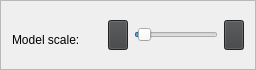
        <widget class="QFrame" name="frameModelScale">
         <property name="minimumSize">
          <size>
           <width>0</width>
           <height>45</height>
          </size>
         </property>
         <property name="maximumSize">
          <size>
           <width>16777215</width>
           <height>70</height>
          </size>
         </property>
         <property name="frameShape">
          <enum>QFrame::StyledPanel</enum>
         </property>
         <property name="frameShadow">
          <enum>QFrame::Raised</enum>
         </property>
         <layout class="QGridLayout" name="gridLayout_6">
          <item row="0" column="0">
           <widget class="QLabel" name="labelTextModelScale">
            <property name="minimumSize">
             <size>
              <width>90</width>
              <height>30</height>
             </size>
            </property>
            <property name="maximumSize">
             <size>
              <width>60</width>
              <height>20</height>
             </size>
            </property>
            <property name="styleSheet">
             <string notr="true"/>
            </property>
            <property name="text">
             <string>Model scale:</string>
            </property>
           </widget>
          </item>
          <item row="0" column="1">
           <widget class="QPushButton" name="buttonScaleMinus">
            <property name="sizePolicy">
             <sizepolicy hsizetype="Preferred" vsizetype="Preferred">
              <horstretch>0</horstretch>
              <verstretch>0</verstretch>
             </sizepolicy>
            </property>
            <property name="minimumSize">
             <size>
              <width>20</width>
              <height>30</height>
             </size>
            </property>
            <property name="maximumSize">
             <size>
              <width>20</width>
              <height>30</height>
             </size>
            </property>
            <property name="palette">
             <palette>
              <active>
               <colorrole role="WindowText">
                <brush brushstyle="SolidPattern">
                 <color alpha="255">
                  <red>0</red>
                  <green>0</green>
                  <blue>0</blue>
                 </color>
                </brush>
               </colorrole>
               <colorrole role="Button">
                <brush brushstyle="SolidPattern">
                 <color alpha="255">
                  <red>209</red>
                  <green>240</green>
                  <blue>222</blue>
                 </color>
                </brush>
               </colorrole>
               <colorrole role="Light">
                <brush brushstyle="SolidPattern">
                 <color alpha="255">
                  <red>255</red>
                  <green>255</green>
                  <blue>255</blue>
                 </color>
                </brush>
               </colorrole>
               <colorrole role="Midlight">
                <brush brushstyle="SolidPattern">
                 <color alpha="255">
                  <red>232</red>
                  <green>247</green>
                  <blue>238</blue>
                 </color>
                </brush>
               </colorrole>
               <colorrole role="Dark">
                <brush brushstyle="SolidPattern">
                 <color alpha="255">
                  <red>104</red>
                  <green>120</green>
                  <blue>111</blue>
                 </color>
                </brush>
               </colorrole>
               <colorrole role="Mid">
                <brush brushstyle="SolidPattern">
                 <color alpha="255">
                  <red>139</red>
                  <green>160</green>
                  <blue>148</blue>
                 </color>
                </brush>
               </colorrole>
               <colorrole role="Text">
                <brush brushstyle="SolidPattern">
                 <color alpha="255">
                  <red>0</red>
                  <green>0</green>
                  <blue>0</blue>
                 </color>
                </brush>
               </colorrole>
               <colorrole role="BrightText">
                <brush brushstyle="SolidPattern">
                 <color alpha="255">
                  <red>255</red>
                  <green>255</green>
                  <blue>255</blue>
                 </color>
                </brush>
               </colorrole>
               <colorrole role="ButtonText">
                <brush brushstyle="SolidPattern">
                 <color alpha="255">
                  <red>0</red>
                  <green>0</green>
                  <blue>0</blue>
                 </color>
                </brush>
               </colorrole>
               <colorrole role="Base">
                <brush brushstyle="SolidPattern">
                 <color alpha="255">
                  <red>255</red>
                  <green>255</green>
                  <blue>255</blue>
                 </color>
                </brush>
               </colorrole>
               <colorrole role="Window">
                <brush brushstyle="SolidPattern">
                 <color alpha="255">
                  <red>209</red>
                  <green>240</green>
                  <blue>222</blue>
                 </color>
                </brush>
               </colorrole>
               <colorrole role="AlternateBase">
                <brush brushstyle="SolidPattern">
                 <color alpha="255">
                  <red>232</red>
                  <green>247</green>
                  <blue>238</blue>
                 </color>
                </brush>
               </colorrole>
               <colorrole role="ToolTipBase">
                <brush brushstyle="SolidPattern">
                 <color alpha="255">
                  <red>255</red>
                  <green>255</green>
                  <blue>220</blue>
                 </color>
                </brush>
               </colorrole>
               <colorrole role="ToolTipText">
                <brush brushstyle="SolidPattern">
                 <color alpha="255">
                  <red>0</red>
                  <green>0</green>
                  <blue>0</blue>
                 </color>
                </brush>
               </colorrole>
              </active>
              <inactive>
               <colorrole role="WindowText">
                <brush brushstyle="SolidPattern">
                 <color alpha="255">
                  <red>208</red>
                  <green>208</green>
                  <blue>208</blue>
                 </color>
                </brush>
               </colorrole>
               <colorrole role="Button">
                <brush brushstyle="SolidPattern">
                 <color alpha="255">
                  <red>64</red>
                  <green>65</green>
                  <blue>66</blue>
                 </color>
                </brush>
               </colorrole>
               <colorrole role="Light">
                <brush brushstyle="SolidPattern">
                 <color alpha="255">
                  <red>55</red>
                  <green>55</green>
                  <blue>55</blue>
                 </color>
                </brush>
               </colorrole>
               <colorrole role="Midlight">
                <brush brushstyle="SolidPattern">
                 <color alpha="255">
                  <red>52</red>
                  <green>52</green>
                  <blue>52</blue>
                 </color>
                </brush>
               </colorrole>
               <colorrole role="Dark">
                <brush brushstyle="SolidPattern">
                 <color alpha="255">
                  <red>64</red>
                  <green>65</green>
                  <blue>66</blue>
                 </color>
                </brush>
               </colorrole>
               <colorrole role="Mid">
                <brush brushstyle="SolidPattern">
                 <color alpha="255">
                  <red>160</red>
                  <green>160</green>
                  <blue>160</blue>
                 </color>
                </brush>
               </colorrole>
               <colorrole role="Text">
                <brush brushstyle="SolidPattern">
                 <color alpha="255">
                  <red>208</red>
                  <green>208</green>
                  <blue>208</blue>
                 </color>
                </brush>
               </colorrole>
               <colorrole role="BrightText">
                <brush brushstyle="SolidPattern">
                 <color alpha="255">
                  <red>255</red>
                  <green>51</green>
                  <blue>51</blue>
                 </color>
                </brush>
               </colorrole>
               <colorrole role="ButtonText">
                <brush brushstyle="SolidPattern">
                 <color alpha="255">
                  <red>208</red>
                  <green>208</green>
                  <blue>208</blue>
                 </color>
                </brush>
               </colorrole>
               <colorrole role="Base">
                <brush brushstyle="SolidPattern">
                 <color alpha="255">
                  <red>46</red>
                  <green>47</green>
                  <blue>48</blue>
                 </color>
                </brush>
               </colorrole>
               <colorrole role="Window">
                <brush brushstyle="SolidPattern">
                 <color alpha="255">
                  <red>46</red>
                  <green>47</green>
                  <blue>48</blue>
                 </color>
                </brush>
               </colorrole>
               <colorrole role="AlternateBase">
                <brush brushstyle="SolidPattern">
                 <color alpha="255">
                  <red>53</red>
                  <green>54</green>
                  <blue>55</blue>
                 </color>
                </brush>
               </colorrole>
               <colorrole role="ToolTipBase">
                <brush brushstyle="SolidPattern">
                 <color alpha="255">
                  <red>64</red>
                  <green>65</green>
                  <blue>66</blue>
                 </color>
                </brush>
               </colorrole>
               <colorrole role="ToolTipText">
                <brush brushstyle="SolidPattern">
                 <color alpha="255">
                  <red>208</red>
                  <green>208</green>
                  <blue>208</blue>
                 </color>
                </brush>
               </colorrole>
              </inactive>
              <disabled>
               <colorrole role="WindowText">
                <brush brushstyle="SolidPattern">
                 <color alpha="255">
                  <red>104</red>
                  <green>120</green>
                  <blue>111</blue>
                 </color>
                </brush>
               </colorrole>
               <colorrole role="Button">
                <brush brushstyle="SolidPattern">
                 <color alpha="255">
                  <red>209</red>
                  <green>240</green>
                  <blue>222</blue>
                 </color>
                </brush>
               </colorrole>
               <colorrole role="Light">
                <brush brushstyle="SolidPattern">
                 <color alpha="255">
                  <red>255</red>
                  <green>255</green>
                  <blue>255</blue>
                 </color>
                </brush>
               </colorrole>
               <colorrole role="Midlight">
                <brush brushstyle="SolidPattern">
                 <color alpha="255">
                  <red>232</red>
                  <green>247</green>
                  <blue>238</blue>
                 </color>
                </brush>
               </colorrole>
               <colorrole role="Dark">
                <brush brushstyle="SolidPattern">
                 <color alpha="255">
                  <red>104</red>
                  <green>120</green>
                  <blue>111</blue>
                 </color>
                </brush>
               </colorrole>
               <colorrole role="Mid">
                <brush brushstyle="SolidPattern">
                 <color alpha="255">
                  <red>139</red>
                  <green>160</green>
                  <blue>148</blue>
                 </color>
                </brush>
               </colorrole>
               <colorrole role="Text">
                <brush brushstyle="SolidPattern">
                 <color alpha="255">
                  <red>104</red>
                  <green>120</green>
                  <blue>111</blue>
                 </color>
                </brush>
               </colorrole>
               <colorrole role="BrightText">
                <brush brushstyle="SolidPattern">
                 <color alpha="255">
                  <red>255</red>
                  <green>255</green>
                  <blue>255</blue>
                 </color>
                </brush>
               </colorrole>
               <colorrole role="ButtonText">
                <brush brushstyle="SolidPattern">
                 <color alpha="255">
                  <red>104</red>
                  <green>120</green>
                  <blue>111</blue>
                 </color>
                </brush>
               </colorrole>
               <colorrole role="Base">
                <brush brushstyle="SolidPattern">
                 <color alpha="255">
                  <red>209</red>
                  <green>240</green>
                  <blue>222</blue>
                 </color>
                </brush>
               </colorrole>
               <colorrole role="Window">
                <brush brushstyle="SolidPattern">
                 <color alpha="255">
                  <red>209</red>
                  <green>240</green>
                  <blue>222</blue>
                 </color>
                </brush>
               </colorrole>
               <colorrole role="AlternateBase">
                <brush brushstyle="SolidPattern">
                 <color alpha="255">
                  <red>53</red>
                  <green>54</green>
                  <blue>55</blue>
                 </color>
                </brush>
               </colorrole>
               <colorrole role="ToolTipBase">
                <brush brushstyle="SolidPattern">
                 <color alpha="255">
                  <red>64</red>
                  <green>65</green>
                  <blue>66</blue>
                 </color>
                </brush>
               </colorrole>
               <colorrole role="ToolTipText">
                <brush brushstyle="SolidPattern">
                 <color alpha="255">
                  <red>208</red>
                  <green>208</green>
                  <blue>208</blue>
                 </color>
                </brush>
               </colorrole>
              </disabled>
             </palette>
            </property>
            <property name="layoutDirection">
             <enum>Qt::LeftToRight</enum>
            </property>
            <property name="styleSheet">
             <string notr="true">QPushButton{
	image: url(:/Zoom_minus.svg);
}</string>
            </property>
            <property name="inputMethodHints">
             <set>Qt::ImhNone</set>
            </property>
            <property name="text">
             <string/>
            </property>
            <property name="iconSize">
             <size>
              <width>25</width>
              <height>16</height>
             </size>
            </property>
            <property name="autoRepeat">
             <bool>true</bool>
            </property>
            <property name="autoExclusive">
             <bool>false</bool>
            </property>
           </widget>
          </item>
          <item row="0" column="2">
           <widget class="QSlider" name="sliderModelScale">
            <property name="minimumSize">
             <size>
              <width>0</width>
              <height>30</height>
             </size>
            </property>
            <property name="styleSheet">
             <string notr="true"/>
            </property>
            <property name="minimum">
             <number>1</number>
            </property>
            <property name="maximum">
             <number>1000</number>
            </property>
            <property name="pageStep">
             <number>1</number>
            </property>
            <property name="value">
             <number>50</number>
            </property>
            <property name="tracking">
             <bool>true</bool>
            </property>
            <property name="orientation">
             <enum>Qt::Horizontal</enum>
            </property>
           </widget>
          </item>
          <item row="0" column="3">
           <widget class="QPushButton" name="buttonScalePlus">
            <property name="sizePolicy">
             <sizepolicy hsizetype="Preferred" vsizetype="Preferred">
              <horstretch>0</horstretch>
              <verstretch>0</verstretch>
             </sizepolicy>
            </property>
            <property name="minimumSize">
             <size>
              <width>20</width>
              <height>30</height>
             </size>
            </property>
            <property name="maximumSize">
             <size>
              <width>20</width>
              <height>30</height>
             </size>
            </property>
            <property name="palette">
             <palette>
              <active>
               <colorrole role="WindowText">
                <brush brushstyle="SolidPattern">
                 <color alpha="255">
                  <red>0</red>
                  <green>0</green>
                  <blue>0</blue>
                 </color>
                </brush>
               </colorrole>
               <colorrole role="Button">
                <brush brushstyle="SolidPattern">
                 <color alpha="255">
                  <red>209</red>
                  <green>240</green>
                  <blue>222</blue>
                 </color>
                </brush>
               </colorrole>
               <colorrole role="Light">
                <brush brushstyle="SolidPattern">
                 <color alpha="255">
                  <red>255</red>
                  <green>255</green>
                  <blue>255</blue>
                 </color>
                </brush>
               </colorrole>
               <colorrole role="Midlight">
                <brush brushstyle="SolidPattern">
                 <color alpha="255">
                  <red>232</red>
                  <green>247</green>
                  <blue>238</blue>
                 </color>
                </brush>
               </colorrole>
               <colorrole role="Dark">
                <brush brushstyle="SolidPattern">
                 <color alpha="255">
                  <red>104</red>
                  <green>120</green>
                  <blue>111</blue>
                 </color>
                </brush>
               </colorrole>
               <colorrole role="Mid">
                <brush brushstyle="SolidPattern">
                 <color alpha="255">
                  <red>139</red>
                  <green>160</green>
                  <blue>148</blue>
                 </color>
                </brush>
               </colorrole>
               <colorrole role="Text">
                <brush brushstyle="SolidPattern">
                 <color alpha="255">
                  <red>0</red>
                  <green>0</green>
                  <blue>0</blue>
                 </color>
                </brush>
               </colorrole>
               <colorrole role="BrightText">
                <brush brushstyle="SolidPattern">
                 <color alpha="255">
                  <red>255</red>
                  <green>255</green>
                  <blue>255</blue>
                 </color>
                </brush>
               </colorrole>
               <colorrole role="ButtonText">
                <brush brushstyle="SolidPattern">
                 <color alpha="255">
                  <red>0</red>
                  <green>0</green>
                  <blue>0</blue>
                 </color>
                </brush>
               </colorrole>
               <colorrole role="Base">
                <brush brushstyle="SolidPattern">
                 <color alpha="255">
                  <red>255</red>
                  <green>255</green>
                  <blue>255</blue>
                 </color>
                </brush>
               </colorrole>
               <colorrole role="Window">
                <brush brushstyle="SolidPattern">
                 <color alpha="255">
                  <red>209</red>
                  <green>240</green>
                  <blue>222</blue>
                 </color>
                </brush>
               </colorrole>
               <colorrole role="AlternateBase">
                <brush brushstyle="SolidPattern">
                 <color alpha="255">
                  <red>232</red>
                  <green>247</green>
                  <blue>238</blue>
                 </color>
                </brush>
               </colorrole>
               <colorrole role="ToolTipBase">
                <brush brushstyle="SolidPattern">
                 <color alpha="255">
                  <red>255</red>
                  <green>255</green>
                  <blue>220</blue>
                 </color>
                </brush>
               </colorrole>
               <colorrole role="ToolTipText">
                <brush brushstyle="SolidPattern">
                 <color alpha="255">
                  <red>0</red>
                  <green>0</green>
                  <blue>0</blue>
                 </color>
                </brush>
               </colorrole>
              </active>
              <inactive>
               <colorrole role="WindowText">
                <brush brushstyle="SolidPattern">
                 <color alpha="255">
                  <red>208</red>
                  <green>208</green>
                  <blue>208</blue>
                 </color>
                </brush>
               </colorrole>
               <colorrole role="Button">
                <brush brushstyle="SolidPattern">
                 <color alpha="255">
                  <red>64</red>
                  <green>65</green>
                  <blue>66</blue>
                 </color>
                </brush>
               </colorrole>
               <colorrole role="Light">
                <brush brushstyle="SolidPattern">
                 <color alpha="255">
                  <red>55</red>
                  <green>55</green>
                  <blue>55</blue>
                 </color>
                </brush>
               </colorrole>
               <colorrole role="Midlight">
                <brush brushstyle="SolidPattern">
                 <color alpha="255">
                  <red>52</red>
                  <green>52</green>
                  <blue>52</blue>
                 </color>
                </brush>
               </colorrole>
               <colorrole role="Dark">
                <brush brushstyle="SolidPattern">
                 <color alpha="255">
                  <red>64</red>
                  <green>65</green>
                  <blue>66</blue>
                 </color>
                </brush>
               </colorrole>
               <colorrole role="Mid">
                <brush brushstyle="SolidPattern">
                 <color alpha="255">
                  <red>160</red>
                  <green>160</green>
                  <blue>160</blue>
                 </color>
                </brush>
               </colorrole>
               <colorrole role="Text">
                <brush brushstyle="SolidPattern">
                 <color alpha="255">
                  <red>208</red>
                  <green>208</green>
                  <blue>208</blue>
                 </color>
                </brush>
               </colorrole>
               <colorrole role="BrightText">
                <brush brushstyle="SolidPattern">
                 <color alpha="255">
                  <red>255</red>
                  <green>51</green>
                  <blue>51</blue>
                 </color>
                </brush>
               </colorrole>
               <colorrole role="ButtonText">
                <brush brushstyle="SolidPattern">
                 <color alpha="255">
                  <red>208</red>
                  <green>208</green>
                  <blue>208</blue>
                 </color>
                </brush>
               </colorrole>
               <colorrole role="Base">
                <brush brushstyle="SolidPattern">
                 <color alpha="255">
                  <red>46</red>
                  <green>47</green>
                  <blue>48</blue>
                 </color>
                </brush>
               </colorrole>
               <colorrole role="Window">
                <brush brushstyle="SolidPattern">
                 <color alpha="255">
                  <red>46</red>
                  <green>47</green>
                  <blue>48</blue>
                 </color>
                </brush>
               </colorrole>
               <colorrole role="AlternateBase">
                <brush brushstyle="SolidPattern">
                 <color alpha="255">
                  <red>53</red>
                  <green>54</green>
                  <blue>55</blue>
                 </color>
                </brush>
               </colorrole>
               <colorrole role="ToolTipBase">
                <brush brushstyle="SolidPattern">
                 <color alpha="255">
                  <red>64</red>
                  <green>65</green>
                  <blue>66</blue>
                 </color>
                </brush>
               </colorrole>
               <colorrole role="ToolTipText">
                <brush brushstyle="SolidPattern">
                 <color alpha="255">
                  <red>208</red>
                  <green>208</green>
                  <blue>208</blue>
                 </color>
                </brush>
               </colorrole>
              </inactive>
              <disabled>
               <colorrole role="WindowText">
                <brush brushstyle="SolidPattern">
                 <color alpha="255">
                  <red>104</red>
                  <green>120</green>
                  <blue>111</blue>
                 </color>
                </brush>
               </colorrole>
               <colorrole role="Button">
                <brush brushstyle="SolidPattern">
                 <color alpha="255">
                  <red>209</red>
                  <green>240</green>
                  <blue>222</blue>
                 </color>
                </brush>
               </colorrole>
               <colorrole role="Light">
                <brush brushstyle="SolidPattern">
                 <color alpha="255">
                  <red>255</red>
                  <green>255</green>
                  <blue>255</blue>
                 </color>
                </brush>
               </colorrole>
               <colorrole role="Midlight">
                <brush brushstyle="SolidPattern">
                 <color alpha="255">
                  <red>232</red>
                  <green>247</green>
                  <blue>238</blue>
                 </color>
                </brush>
               </colorrole>
               <colorrole role="Dark">
                <brush brushstyle="SolidPattern">
                 <color alpha="255">
                  <red>104</red>
                  <green>120</green>
                  <blue>111</blue>
                 </color>
                </brush>
               </colorrole>
               <colorrole role="Mid">
                <brush brushstyle="SolidPattern">
                 <color alpha="255">
                  <red>139</red>
                  <green>160</green>
                  <blue>148</blue>
                 </color>
                </brush>
               </colorrole>
               <colorrole role="Text">
                <brush brushstyle="SolidPattern">
                 <color alpha="255">
                  <red>104</red>
                  <green>120</green>
                  <blue>111</blue>
                 </color>
                </brush>
               </colorrole>
               <colorrole role="BrightText">
                <brush brushstyle="SolidPattern">
                 <color alpha="255">
                  <red>255</red>
                  <green>255</green>
                  <blue>255</blue>
                 </color>
                </brush>
               </colorrole>
               <colorrole role="ButtonText">
                <brush brushstyle="SolidPattern">
                 <color alpha="255">
                  <red>104</red>
                  <green>120</green>
                  <blue>111</blue>
                 </color>
                </brush>
               </colorrole>
               <colorrole role="Base">
                <brush brushstyle="SolidPattern">
                 <color alpha="255">
                  <red>209</red>
                  <green>240</green>
                  <blue>222</blue>
                 </color>
                </brush>
               </colorrole>
               <colorrole role="Window">
                <brush brushstyle="SolidPattern">
                 <color alpha="255">
                  <red>209</red>
                  <green>240</green>
                  <blue>222</blue>
                 </color>
                </brush>
               </colorrole>
               <colorrole role="AlternateBase">
                <brush brushstyle="SolidPattern">
                 <color alpha="255">
                  <red>53</red>
                  <green>54</green>
                  <blue>55</blue>
                 </color>
                </brush>
               </colorrole>
               <colorrole role="ToolTipBase">
                <brush brushstyle="SolidPattern">
                 <color alpha="255">
                  <red>64</red>
                  <green>65</green>
                  <blue>66</blue>
                 </color>
                </brush>
               </colorrole>
               <colorrole role="ToolTipText">
                <brush brushstyle="SolidPattern">
                 <color alpha="255">
                  <red>208</red>
                  <green>208</green>
                  <blue>208</blue>
                 </color>
                </brush>
               </colorrole>
              </disabled>
             </palette>
            </property>
            <property name="styleSheet">
             <string notr="true">image: url(:/zoom_plus.svg);</string>
            </property>
            <property name="text">
             <string/>
            </property>
            <property name="autoRepeat">
             <bool>true</bool>
            </property>
           </widget>
          </item>
         </layout>
        </widget>
